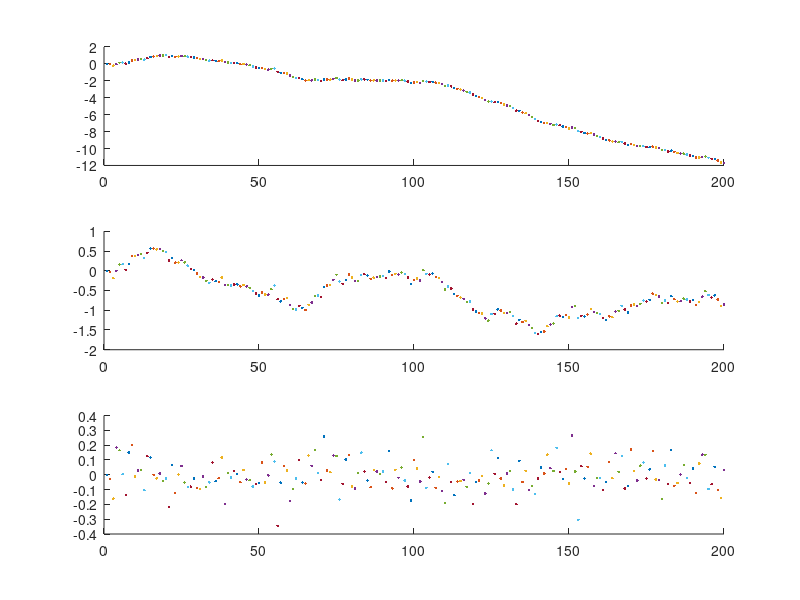
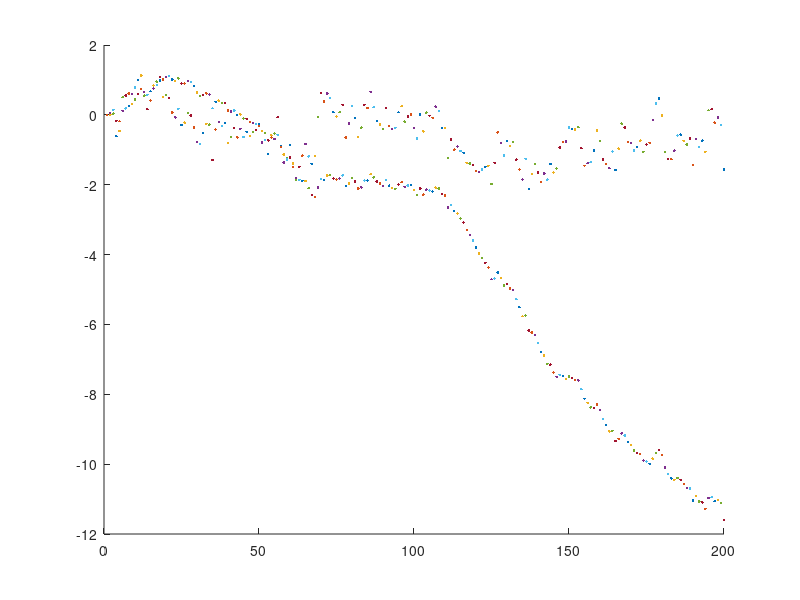

The MATLAB script that drew these images, in order:
% https://en.wikipedia.org/wiki/Kalman_filter#Derivations
% 
% 
clear;
delta_t=0.1;
length = 200;
matrix_F=[1, delta_t; ...
          0, 1];
matrix_G=[delta_t^2/2; ...
          delta_t];
sigma_a_sq = 0.1;      
sigma_z_sq = 0.12;      
matrix_Q=[delta_t^4/4, delta_t^3/2; ...
          delta_t^3/2, delta_t^2]*sigma_a_sq;
% w_k = normrnd(0,  matrix_Q);     
matrix_H=[1, 0];

hat_x_00=zeros(2,1);
matrix_P=zeros(2,2);
% x_k = hat_x_00;
sigma_z = 0.01;
matrix_R = sigma_z^2;

n1 = normrnd(0,1);
hat_x_k1_k1 = hat_x_00;
a_k = 0.1;
x_k = [0; 0];
% noise_size=[length, 1];
noise_size=1;
% w_k = normrnd(0*noise_size,  matrix_Q*noise_size, [length, 1]);     
figure(2);
x_k=[0; 0];
hold off;
hat_P_k1_k1 = matrix_P;
for iterator=1:length
figure(2);
    w_k = normrnd(0,  sigma_a_sq);     
    v_k = normrnd(0,  sigma_z_sq);
    x_k = matrix_F * x_k + w_k;
    z_k = matrix_H * x_k + v_k;
    subplot(311);
    hold on;
    plot(iterator, x_k(1,1), '.');
    subplot(312);
    hold on;
    plot(iterator, x_k(2,1), '.');
    subplot(313);
    hold on;
    plot(iterator, w_k, '.');
    %% Predict
    hat_x_k_k1 = matrix_F * hat_x_k1_k1; % + matrix_G * a_k;
    hat_P_k_k1 = matrix_F * hat_P_k1_k1 * matrix_F.' + matrix_Q;
figure(3);
    hold on;
    plot(iterator, hat_x_k_k1, '.');


    %% Update
    tide_y = z_k - matrix_H * hat_x_k_k1;
    S_k    = matrix_H * hat_P_k_k1 * matrix_H.' + matrix_R;
    K_k    = hat_P_k_k1 * matrix_H.' / S_k;
    hat_x_k1_k1 = hat_x_k_k1 + K_k * tide_y;
    hat_P_k1_k1 = (eye(2) - K_k * matrix_H) * hat_P_k_k1;
end
hat_x_k_k1
